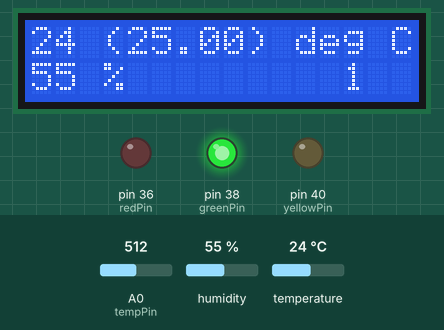
This sketch was run on a simulated Arduino Mega 2560, built with avr-gcc and run on an emulated ATmega2560. Shown: 16×2 character LCD, output pins drawn as LEDs (lit = HIGH). The inputs (shaded band) are chosen by the test bench; at power-on: A0 (tempPin) = 512, humidity 55 %, temperature 24 °C. What the sketch prints to the serial monitor is not drawn.

Above: at 1.2 s.
1.3 s: A0 (tempPin) set to 173
At 2.9 s:
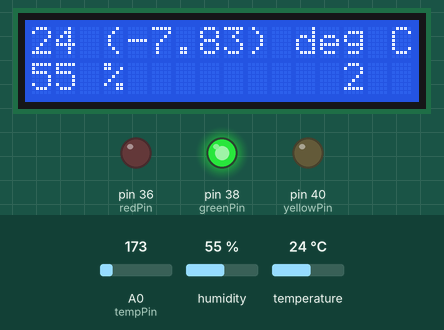
4.6 s: A0 (tempPin) set to 139
At 6.0 s:
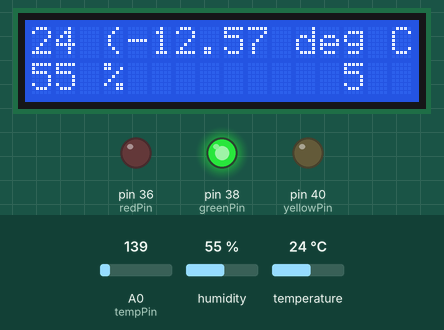
8.7 s: humidity set to 22 %
At 10.1 s:
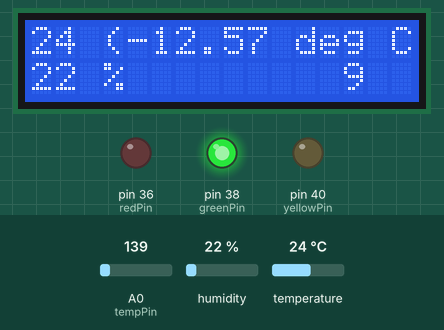
11.9 s: temperature set to 12 °C
At 12.8 s:
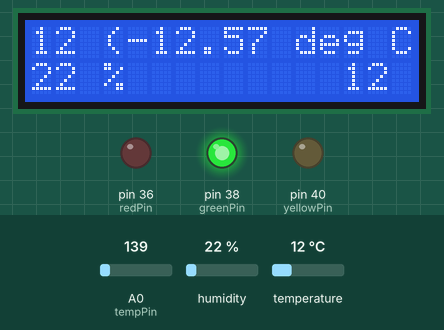
14.9 s: humidity set to 40 %
At 16.1 s:
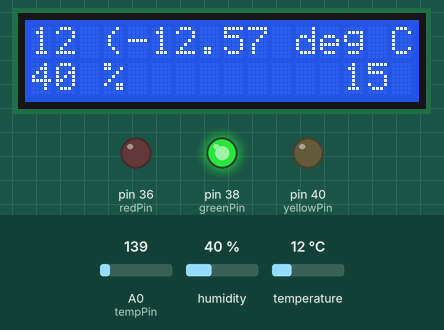
18.0 s: A0 (tempPin) set to 122
At 19.4 s:
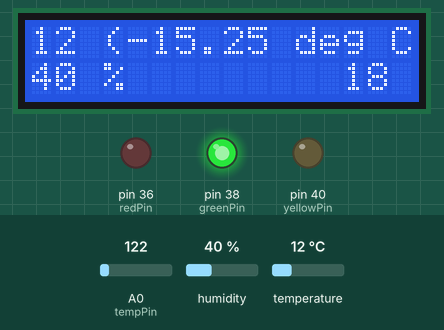
Timing chart, 0 to 62.4 s (numbered marks = the images above; inputs shaded):
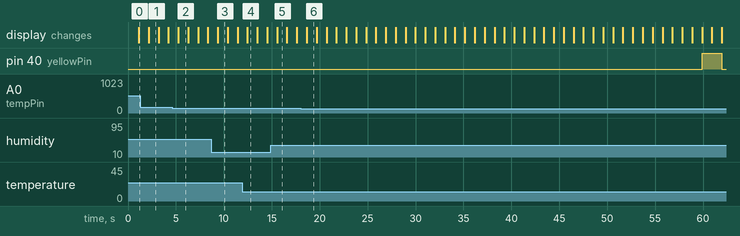

Measured:
- the behaviour switches between 157 and 156 on A0 (tempPin) (found by bisection; images 1 and 2)
- after the input at 4.6 s, the display: changes after 0.65 s (image 2)
- what the display in image 1 shows lasts 1.0 s, from 2.2 s to 3.2 s

The sketch:

Thermometer_DESY.ino
```cpp
//www.elegoo.com
//2016.12.9

#include <LiquidCrystal.h>
#include <SimpleDHT.h>
int tempPin = 0;
int pinDHT11 = 24;
SimpleDHT11 dht11;

int redPin=36;
int greenPin=38;
int yellowPin=40;

//                BS  E  D4 D5  D6 D7
LiquidCrystal lcd(7, 8, 9, 10, 11, 12);

unsigned int loopCount;
unsigned int PERIOD=60;

void setup()
{
  lcd.begin(16, 2);
  Serial.begin(19200);
  pinMode(redPin, OUTPUT);
  pinMode(greenPin, OUTPUT);
  pinMode(yellowPin, OUTPUT);

  digitalWrite(redPin, LOW);
  digitalWrite(greenPin, HIGH);
  digitalWrite(yellowPin, LOW);

  loopCount=0;
}
void loop() { //temperature reading from the resistor
  int tempReading = analogRead(tempPin);
  // This is OK
  double tempK = log(10000.0 * ((1024.0 / tempReading - 1)));
  tempK = 1 / (0.001129148 + (0.000234125 + (0.0000000876741 * tempK * tempK )) * tempK );       //  Temp Kelvin
  float tempC = tempK - 273.15;            // Convert Kelvin to Celcius


  //temperature and humidity from dht11
  byte temperature = 0;
  byte humidity = 0;
  byte data[40] = {0};
  while (dht11.read(pinDHT11, &temperature, &humidity, data)) {
    delay(10);
    digitalWrite(redPin, HIGH);
    digitalWrite(greenPin, LOW);
  }

  digitalWrite(redPin, LOW);
  digitalWrite(greenPin, HIGH);

  // Display Temperature in C
  lcd.setCursor(0, 0);
  lcd.print("   (     ) deg C ");
  lcd.setCursor(0, 0);
  lcd.print((int)temperature);
  // Display Temperature in F
  lcd.setCursor(4, 0);
  // Display Temperature in C
  lcd.print(tempC);
  lcd.setCursor(0, 1);
  lcd.print("   %            ");
  lcd.setCursor(0, 1);
  lcd.print((int)humidity);
  lcd.setCursor(13, 1);
  lcd.print(loopCount%PERIOD);

  if (loopCount%PERIOD>PERIOD-3) digitalWrite(yellowPin, HIGH);
  else digitalWrite(yellowPin, LOW);

  if (loopCount%60==0) {
    Serial.print((float)tempC);
    Serial.print(",");
    Serial.print((int)temperature);
    Serial.print(",");
    Serial.println((int)humidity);
  } else Serial.println("XX.XX,XX,XX");

  delay(1000);
  loopCount++;
}
```
